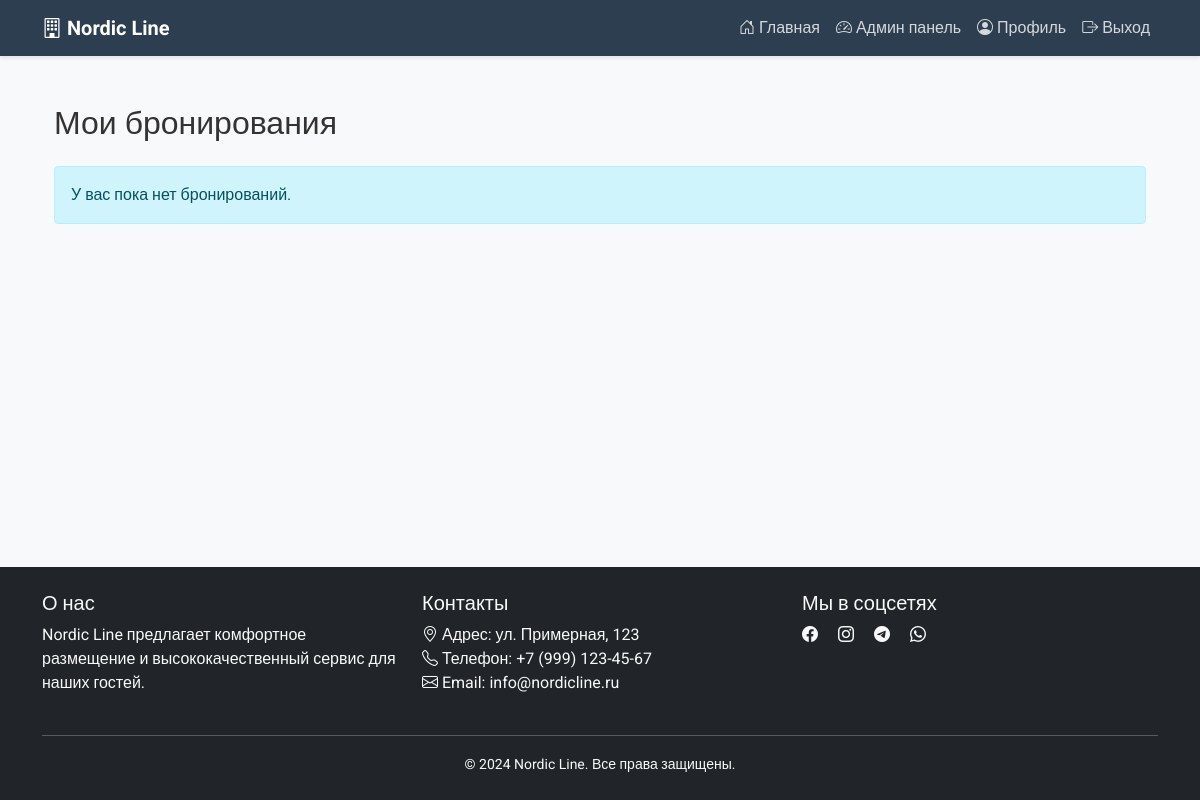
/my_bookings (signed in), run on an earlier commit of the app's database.
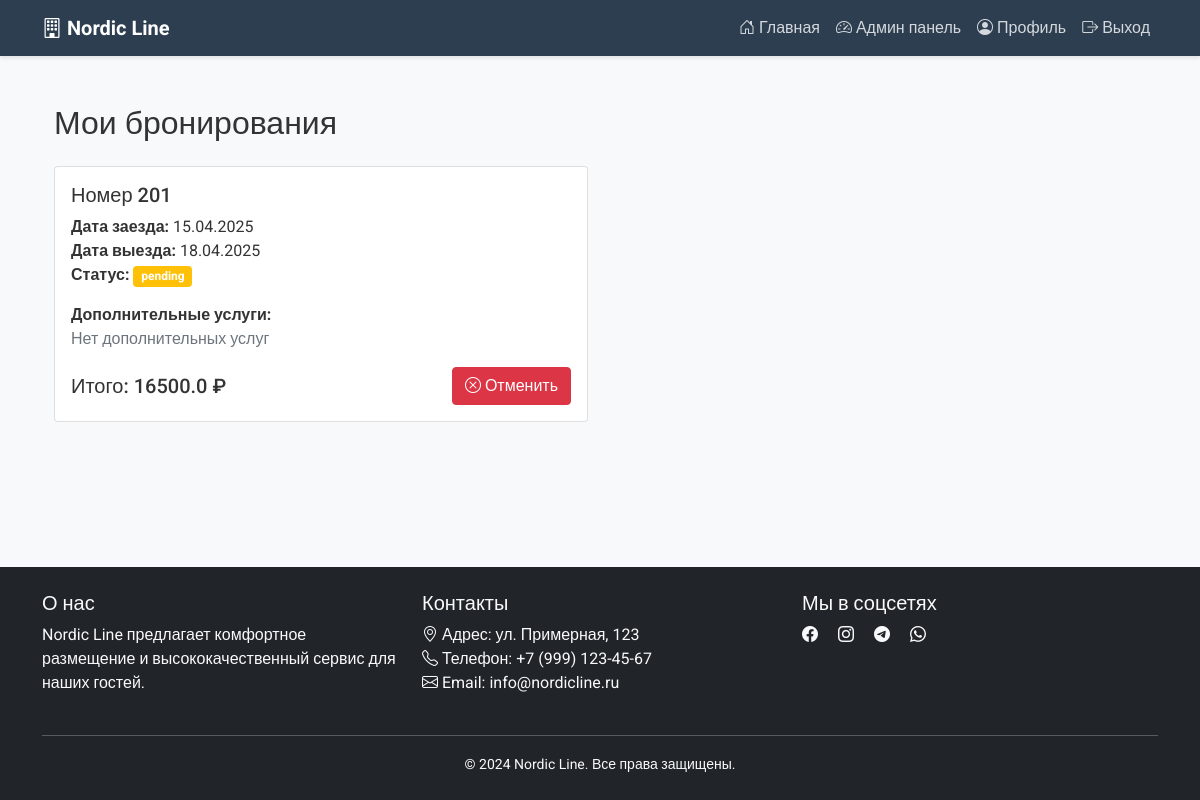
And on a later commit of the database.
### models.py (models this page shows, shortened)
class Booking(db.Model):
    id = db.Column(db.Integer, primary_key=True)
    user_id = db.Column(db.Integer, db.ForeignKey('user.id'), nullable=False)
    room_id = db.Column(db.Integer, db.ForeignKey('room.id'), nullable=False)
    check_in = db.Column(db.Date, nullable=False)
    check_out = db.Column(db.Date, nullable=False)
    status = db.Column(db.String(20), default='pending')  # pending, confirmed, cancelled
    total_price = db.Column(db.Float, nullable=False)
    created_at = db.Column(db.DateTime, default=datetime.utcnow)
    user = db.relationship('User', backref='bookings')
    room = db.relationship('Room', back_populates='bookings')

class Room(db.Model):
    id = db.Column(db.Integer, primary_key=True)
    number = db.Column(db.String(10), unique=True, nullable=False)
    type = db.Column(db.String(50), nullable=False)
    price = db.Column(db.Float, nullable=False)
    capacity = db.Column(db.Integer, nullable=False)
    description = db.Column(db.Text)
    images = db.Column(db.String(1000))  # Храним список изображений как строку
    tags = db.Column(db.String(500))  # Храним теги как строку, разделенную запятыми
    bookings = db.relationship('Booking', back_populates='room', lazy=True)

### app.py (the view)
@app.route('/my_bookings')
@login_required
def my_bookings():
    bookings = Booking.query.filter_by(user_id=current_user.id).order_by(Booking.created_at.desc()).all()
    return render_template('my_bookings.html', bookings=bookings)

### app.py (called while the page is built)
@login_manager.user_loader
def load_user(user_id):
    return User.query.get(int(user_id))

### templates/my_bookings.html (shortened to what this page needs)
{% extends "base.html" %}
{% block content %}
<div class="container mt-4 mb-5">
    <h2 class="mb-4">Мои бронирования</h2>
    {% if bookings %}
        <div class="row">
            {% for booking in bookings %}
            <div class="col-md-6 mb-4">
                <div class="card h-100">
                    <div class="card-body">
                        <h5 class="card-title">Номер {{ booking.room.number }}</h5>
                        <p class="card-text">
                            <strong>Дата заезда:</strong> {{ booking.check_in.strftime('%d.%m.%Y') }}<br>
                            <strong>Дата выезда:</strong> {{ booking.check_out.strftime('%d.%m.%Y') }}<br>
                            <strong>Статус:</strong>
                            <span class="badge {% if booking.status == 'confirmed' %}bg-success{% elif booking.status == 'pending' %}bg-warning{% else %}bg-danger{% endif %}">
                                {{ booking.status }}
                            </span>
                        </p>
                        <div class="mb-3">
                            <strong>Дополнительные услуги:</strong>
                            {% if booking.services %}
                                <ul class="list-unstyled">
                                    {% for service in booking.services %}
                                        <li>{{ service.name }} - {{ service.price }} ₽</li>
                                    {% endfor %}
                                </ul>
                            {% else %}
                                <p class="text-muted">Нет дополнительных услуг</p>
                            {% endif %}
                        </div>
                        <div class="d-flex justify-content-between align-items-center">
                            <h5 class="mb-0">Итого: {{ booking.total_price }} ₽</h5>
                            {% if booking.status == 'pending' %}
                                <form action="{{ url_for('delete_booking', booking_id=booking.id) }}" method="POST" style="display: inline;">
                                    <button type="submit" class="btn btn-danger" onclick="return confirm('Вы уверены, что хотите отменить это бронирование?')">
                                        <i class="bi bi-x-circle"></i> Отменить
                                    </button>
                                </form>
                            {% endif %}
                        </div>
                    </div>
                </div>
            </div>
            {% endfor %}
        </div>
    {% else %}
        <div class="alert alert-info">
            У вас пока нет бронирований.
        </div>
    {% endif %}
</div>
{% endblock %}

What changed in the data, as far as the page shows it:
now on this page (row edited): Booking: room.number "201", check_in "15.04.2025", check_out "18.04.2025", status "pending", total_price "16500.0"
Also different on the page:
text no longer shown: "У вас пока нет бронирований."
